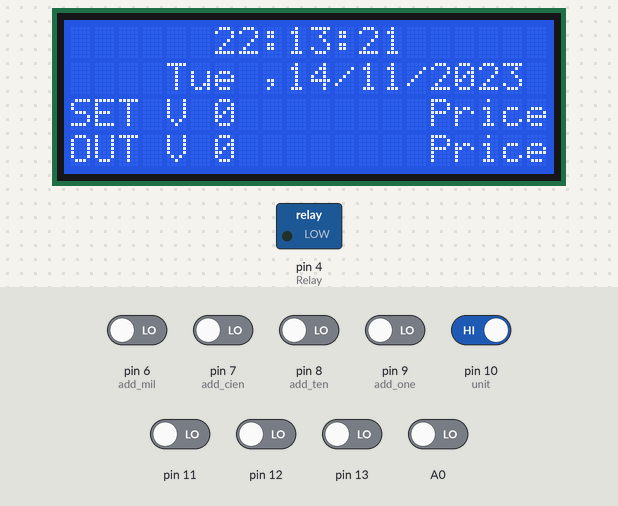
The sketch below on a simulated Arduino Uno, built with avr-gcc and run on an emulated ATmega328P. Shown: 20×4 character LCD, switched loads named in the sketch (green lamp = pin HIGH). Inputs (shaded band) come from the test bench; at power-on: pin 10 (unit) HIGH, A0, pin 6 (add_mil), pin 7 (add_cien), pin 8 (add_ten), pin 9 (add_one), pin 11–13 LOW. The local clock reads 2024-03-15 10:24:30 at power-on unless the sketch sets it.

Above: at 1.2 s.
1.3 s: pin 10 (unit) driven HIGH
At 2.8 s:
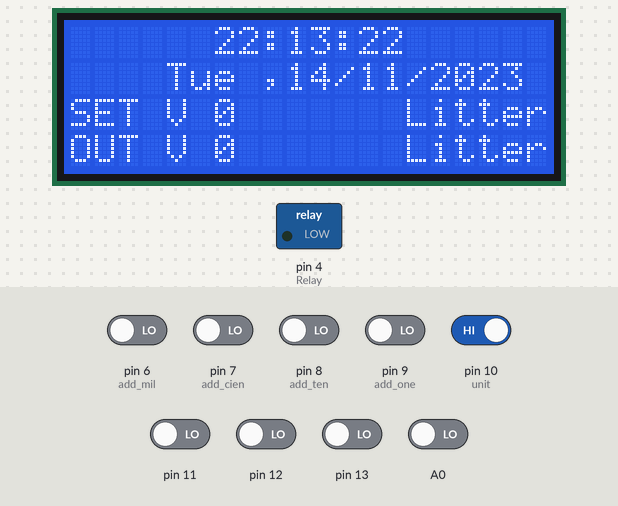
4.3 s: pin 6 (add_mil) driven HIGH
At 5.7 s:
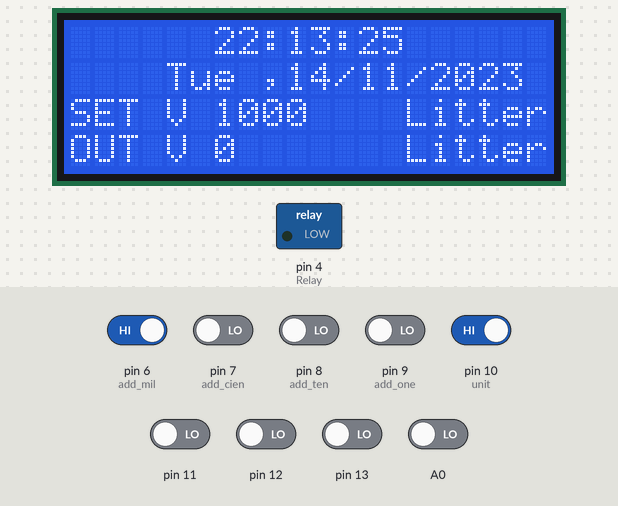
6.5 s: pin 11 driven HIGH
8.0 s: pin 12 driven HIGH
At 8.8 s:
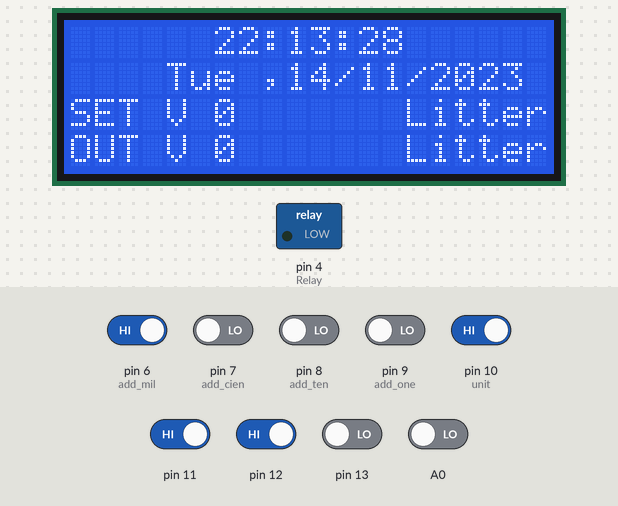
9.5 s: pin 7 (add_cien) driven HIGH
At 10.8 s:
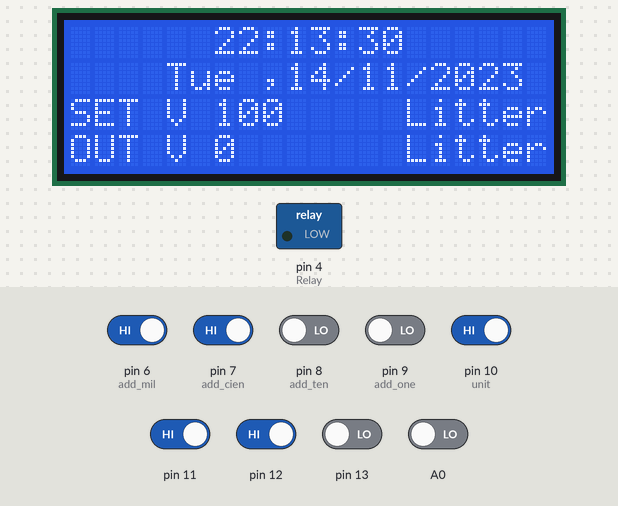
11.5 s: pin 13 driven HIGH
At 12.8 s:
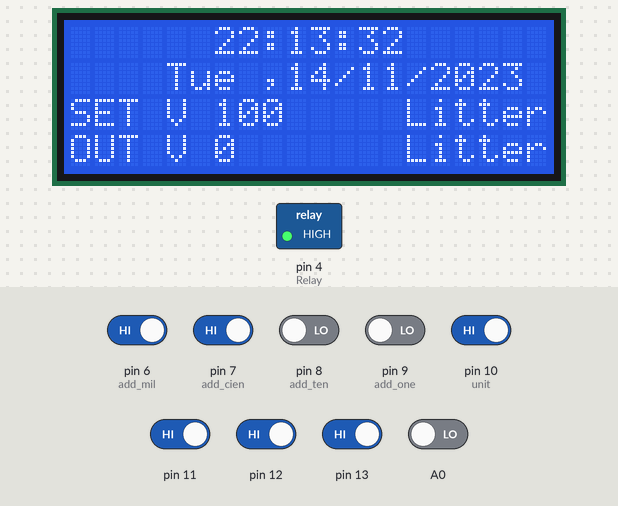
Timing chart, 0 to 14.5 s (numbered marks = the images above; inputs shaded):
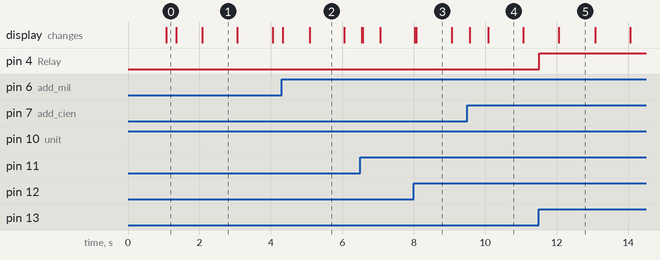

The sketch:

Petrol_Pump_Auto_reset.ino
```cpp
//Auto Reset

#include <Wire.h>
#include<LiquidCrystal_I2C.h>
LiquidCrystal_I2C lcd(0x27, 20, 4);
#include "RTClib.h"
RTC_DS1307 rtc;

char daysOfTheWeek[7][12] = {"Sun", "Mon", "Tue", "Wed", "Thu", "Fri", "Sat"};

//-------Pins-----//
int Relay = 4;                 //Solenoid valve open/close
int start_stop = 13;             //Start/Stop button
int rst_sp = 12;                 // Reset Set Point Button
int rst_cnt = 11;               // Reset counter button
int unit = 10;                  // Change Unit Button
const int sensor_pulse = A0;     // Sensor Pulse In
//----Analog as Input-----//
int add_one = 9;               // +1 Button
int add_ten = 8;               // +10 Button
int add_cien = 7;              // +100 Button
int add_mil = 6;               // +1000 Buton

//-----Variables for debouncing-----//
boolean currentstart_stop = LOW;
boolean laststart_stop = LOW;
boolean lastsensor_pulse = LOW;
boolean currentsensor_pulse = LOW;
boolean lastunit = LOW;
boolean currentunit = LOW;
boolean lastrst_sp = LOW;
boolean currentrst_sp = LOW;
boolean lastrst_cnt = LOW;
boolean currentrst_cnt = LOW;
boolean lastadd_one = LOW;
boolean currentadd_one = LOW;
boolean lastadd_ten = LOW;
boolean currentadd_ten = LOW;
boolean lastadd_cien = LOW;
boolean currentadd_cien = LOW;
boolean lastadd_mil = LOW;
boolean currentadd_mil = LOW;

//-----Storage state for toggle function---//
boolean unitState = LOW;                  //storage for the current state of the unit
boolean RelayState = LOW;                //storage for the current state of the Relay (off/on)

//-------You have to put your pulses x liters here-----//
float cal_1 = 2.5;                      //Calibrate ml x pulse (cal_1 = 1000/400)
int cal_2 = 40;                        //Calibrate pulses x liters
//-----------------------------------------------------//

float counter_1 = 0;
int counter_2 = 0;
int TotalCount_1 = 0;
int TotalCount_2 = 0;
int set_point_1 = 0;
int set_point_2 = 0;

void setup() {
  lcd.init();
  lcd.backlight();
  lcd.clear();
  pinMode(Relay, OUTPUT);     //Pin 13
  pinMode(add_one, INPUT);    //A2 as Input
  pinMode(add_ten, INPUT);    //A3 as Input
  pinMode(add_cien, INPUT);   //A4 as Input
  pinMode(add_mil, INPUT);    //A5 as Input

  lcd.setCursor(0, 2); //Show "SP" on the LCD
  lcd.print("SET V");
  lcd.setCursor(0, 3); //Show "CNT" on the LCD
  lcd.print("OUT V");

  if (! rtc.begin())
  {
    lcd.print("Couldn't find RTC");
    while (1);
  }

  if (! rtc.isrunning())
  {
    lcd.print("RTC is NOT running!");
  }

  rtc.adjust(DateTime(F(__DATE__), F(__TIME__)));//auto update from computer time
  //rtc.adjust(DateTime(2014, 1, 21, 3, 0, 0));// to set the time manualy

}
//----Debouncing function for all buttons----//
boolean debounce(boolean last, int pin)
{
  boolean current = digitalRead(pin);
  if (last != current)
  {
    delay(5);
    current = digitalRead(pin);
  }
  return current;
}

void loop() {
  //-----Debounce Buttons-----//
  DateTime now = rtc.now();
  lcd.setCursor(6, 0);
  lcd.print(now.hour());
  lcd.print(':');
  lcd.print(now.minute());
  lcd.print(':');
  lcd.print(now.second());
  lcd.print("   ");

  lcd.setCursor(4, 1);
  lcd.print(daysOfTheWeek[now.dayOfTheWeek()]);
  lcd.print(" ,");
  lcd.print(now.day());
  lcd.print('/');
  lcd.print(now.month());
  lcd.print('/');
  lcd.print(now.year());
  currentstart_stop = debounce(laststart_stop, start_stop);    //Debounce for Start/Stop Button
  currentsensor_pulse = debounce(lastsensor_pulse, sensor_pulse); //Debounce for Sensor
  currentunit = debounce(lastunit, unit);             //Debounce for unit Button
  currentrst_sp = debounce(lastrst_sp, rst_sp);       //Debounce for reset set point Button
  currentrst_cnt = debounce(lastrst_cnt, rst_cnt);    //Debounce for reset counter Button
  currentadd_one = debounce(lastadd_one, add_one);    //Debounce for +1 Button
  currentadd_ten = debounce(lastadd_ten, add_ten);    //Debounce for +10 Button
  currentadd_cien = debounce(lastadd_cien, add_cien); //Debounce for +100 Button
  currentadd_mil = debounce(lastadd_mil, add_mil);    //Debounce for +1000 Button


  //-----Start/Stop toggle function----//
  if (currentstart_stop == HIGH && laststart_stop == LOW) {

    if (RelayState == HIGH) {        //Toggle the state of the Relay
      digitalWrite(Relay, LOW);
      RelayState = LOW;
    }
    else {
      digitalWrite(Relay, HIGH);
      RelayState = HIGH;
    }
  }

  laststart_stop = currentstart_stop;

  //-------Unit toggle function----//
  if (RelayState == LOW) {          //You only can change unit while system is not running!

    //------ Lt/ml unit toggle function----//
    if (currentunit == HIGH && lastunit == LOW) {
      lcd.setCursor(6, 3);        //Clear lcd(CNT area) between unit change,keeping last count
      lcd.print("          ");
      lcd.setCursor(6, 2);       //Clear lcd (SP area) between unit change, keeping last SP
      lcd.print("           ");

      if (unitState == HIGH) {        //Toggle the state of the unit (L/ml)
        digitalWrite(unit, LOW);
        unitState = LOW;
      }
      else {
        digitalWrite(unit, HIGH);
        unitState = HIGH;
      }
    }
    lastunit = currentunit;
  }
  //------Print unit state-----//
  if (unitState == HIGH) {    //Unit state HIGH = L
    lcd.setCursor(14, 2);
    lcd.print("Litter");
    lcd.setCursor(14, 3);
    lcd.print("Litter");

  }
  else {                      //Unit state LOW = ml
    lcd.setCursor(15, 2);
    lcd.print("Price");
    lcd.setCursor(15, 3);
    lcd.print("Price");
  }//End Print unit state

  //--------------------------//
  //------------Ml Counter-----//
  //---------------------------//
  if (unitState == LOW) {  // LOW= Ml state

    //-----------------------//
    //-----Settings----------//
    //----------------------//

    if (RelayState == LOW) {   // You only can change settings while system is not running!

      //-----Adders Buttons (set point_1)---//

      if (currentadd_ten == HIGH && lastadd_ten == LOW) { // Add +10
        set_point_1 = set_point_1 + 10;
      }
      lastadd_ten = currentadd_ten;

      if (currentadd_cien == HIGH && lastadd_cien == LOW) { // Add +100
        set_point_1 = set_point_1 + 100;
      }
      lastadd_cien = currentadd_cien;

      if (currentadd_mil == HIGH && lastadd_mil == LOW) { // Add +1000
        set_point_1 = set_point_1 + 1000;
      }
      lastadd_mil = currentadd_mil;

      //-------Reset Buttons----//
      if (currentrst_sp == HIGH && lastrst_sp == LOW) { //Reset Set Point
        lcd.setCursor(6, 2);         // Clear SP area
        lcd.print("          ");
        set_point_1 = 0;
      }
      lastrst_sp = currentrst_sp;
      if (currentrst_cnt == HIGH && lastrst_cnt == LOW) { //Reset Counter
        lcd.setCursor(6, 3);         // Clear CNT area
        lcd.print("         ");
        counter_1 = 0;
        TotalCount_1 = 0;
      }
      lastrst_cnt = currentrst_cnt;
    }//-----End Settings-----//

    //----Start Counter------//
    if (RelayState == HIGH) {  // Only counts while relay is HIGH
      if (lastsensor_pulse == LOW && currentsensor_pulse == HIGH) {
        counter_1 = counter_1 + cal_1;
      }
    }
    lastsensor_pulse = currentsensor_pulse;

    //-------Counter function-----//
    if (counter_1 >= 10) {
      TotalCount_1 = TotalCount_1 + 10;
      counter_1 = 0;                   //Counter  reset
    }

    lcd.setCursor(6, 2);           //Show set point
    lcd.print(set_point_1);
    lcd.setCursor(6, 3);           // Show counter
    lcd.print(TotalCount_1);

    //--Stop Counter.You can´t start if set point is lower or equal to counter--//
    if (set_point_1 <= TotalCount_1) {
      RelayState = LOW;
      digitalWrite(Relay, LOW);
    }

  }//End unit state LOW (ml)

  //--------------------------//
  //------------Lt Counter-----//
  //---------------------------//

  if (unitState == HIGH) {   //HIGH = Lt state

    //-----------------------//
    //-----Settings----------//
    //----------------------//

    if (RelayState == LOW) {   // You only can change settings while system is not running!

      //-----Adders Buttons (set point_2)---//
      if (currentadd_one == HIGH && lastadd_one == LOW) { // Add +1
        set_point_2 = set_point_2 + 1;
      }
      lastadd_one = currentadd_one;

      if (currentadd_ten == HIGH && lastadd_ten == LOW) { // Add +10
        set_point_2 = set_point_2 + 10;
      }
      lastadd_ten = currentadd_ten;

      if (currentadd_cien == HIGH && lastadd_cien == LOW) { // Add +100
        set_point_2 = set_point_2 + 100;
      }
      lastadd_cien = currentadd_cien;

      if (currentadd_mil == HIGH && lastadd_mil == LOW) { // Add +1000
        set_point_2 = set_point_2 + 1000;
      }
      lastadd_mil = currentadd_mil;

      //-------Reset Buttons----//
      if (currentrst_sp == HIGH && lastrst_sp == LOW) { //Reset Set Point
        lcd.setCursor(6, 2);         // Clear SP area
        lcd.print("          ");
        set_point_2 = 0;
      }
      lastrst_sp = currentrst_sp;
      if (currentrst_cnt == HIGH && lastrst_cnt == LOW) { //Reset Counter
        lcd.setCursor(6, 3);         // Clear CNT area
        lcd.print("         ");
        counter_2 = 0;
        TotalCount_2 = 0;
      }
      lastrst_cnt = currentrst_cnt;
    }//-----End Settings-----//

    //----Start Counter------//
    if (RelayState == HIGH) {  // Only counts while relay is HIGH
      if (lastsensor_pulse == LOW && currentsensor_pulse == HIGH) {
        counter_2 = counter_2 + 1;
      }
    }
    lastsensor_pulse = currentsensor_pulse;

    //-------Counter function-----//
    if (counter_2 == cal_2) {
      TotalCount_2 = TotalCount_2 + 1;
      counter_2 = 0;                     //Counter  reset
    }

    lcd.setCursor(6, 2);           //Show set point
    lcd.print(set_point_2);
    lcd.setCursor(6, 3);           // Show counter
    lcd.print(TotalCount_2);

    //--Stop Counter.You can´t start if set point is lower or equal to counter--//
    if (set_point_2 <= TotalCount_2) {
      RelayState = LOW;
      digitalWrite(Relay, LOW);
    }


  }//End unit state HIGH (L)


}//End Void Loop
```

Measured:
- after the input at 1.3 s, the display: first changes after 0.06 s (image 1 shows a later state)
- after the input at 8.0 s, the display: first changes at once (image 3 shows a later state)
- after the input at 11.5 s, pin 4 (Relay): LOW → HIGH at once
- what the display in image 4 shows lasts 1.0 s, from 10.1 s to 11.1 s
